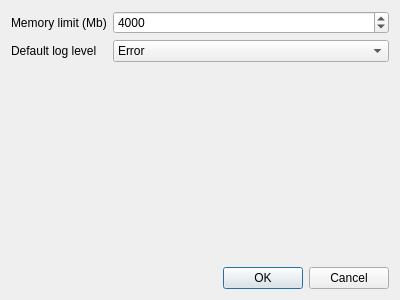
<?xml version="1.0" encoding="UTF-8"?>
<ui version="4.0">
 <class>PreferencesDialog</class>
 <widget class="QDialog" name="PreferencesDialog">
  <property name="geometry">
   <rect>
    <x>0</x>
    <y>0</y>
    <width>400</width>
    <height>300</height>
   </rect>
  </property>
  <property name="windowTitle">
   <string>Preferences</string>
  </property>
  <layout class="QVBoxLayout" name="verticalLayout">
   <item>
    <layout class="QFormLayout" name="formLayout">
     <property name="fieldGrowthPolicy">
      <enum>QFormLayout::AllNonFixedFieldsGrow</enum>
     </property>
     <item row="0" column="0">
      <widget class="QLabel" name="label">
       <property name="text">
        <string>Memory limit (Mb)</string>
       </property>
      </widget>
     </item>
     <item row="0" column="1">
      <widget class="QSpinBox" name="spinBox_MemoryLimit">
       <property name="toolTip">
        <string>The memory limit set the limit for when data only can be reconstructed to disk.</string>
       </property>
       <property name="minimum">
        <number>1000</number>
       </property>
       <property name="maximum">
        <number>1000000</number>
       </property>
       <property name="value">
        <number>4000</number>
       </property>
      </widget>
     </item>
     <item row="1" column="0">
      <widget class="QLabel" name="label_2">
       <property name="text">
        <string>Default log level</string>
       </property>
      </widget>
     </item>
     <item row="1" column="1">
      <widget class="QComboBox" name="comboBox_LogLevel">
       <property name="toolTip">
        <string>Set the default logging level at startup.</string>
       </property>
       <item>
        <property name="text">
         <string>Error</string>
        </property>
       </item>
       <item>
        <property name="text">
         <string>Warning</string>
        </property>
       </item>
       <item>
        <property name="text">
         <string>Message</string>
        </property>
       </item>
       <item>
        <property name="text">
         <string>Verbose</string>
        </property>
       </item>
       <item>
        <property name="text">
         <string>Debug</string>
        </property>
       </item>
      </widget>
     </item>
    </layout>
   </item>
   <item>
    <widget class="QDialogButtonBox" name="buttonBox">
     <property name="orientation">
      <enum>Qt::Horizontal</enum>
     </property>
     <property name="standardButtons">
      <set>QDialogButtonBox::Cancel|QDialogButtonBox::Ok</set>
     </property>
    </widget>
   </item>
  </layout>
 </widget>
 <resources/>
 <connections>
  <connection>
   <sender>buttonBox</sender>
   <signal>accepted()</signal>
   <receiver>PreferencesDialog</receiver>
   <slot>accept()</slot>
   <hints>
    <hint type="sourcelabel">
     <x>248</x>
     <y>254</y>
    </hint>
    <hint type="destinationlabel">
     <x>157</x>
     <y>274</y>
    </hint>
   </hints>
  </connection>
  <connection>
   <sender>buttonBox</sender>
   <signal>rejected()</signal>
   <receiver>PreferencesDialog</receiver>
   <slot>reject()</slot>
   <hints>
    <hint type="sourcelabel">
     <x>316</x>
     <y>260</y>
    </hint>
    <hint type="destinationlabel">
     <x>286</x>
     <y>274</y>
    </hint>
   </hints>
  </connection>
 </connections>
</ui>
